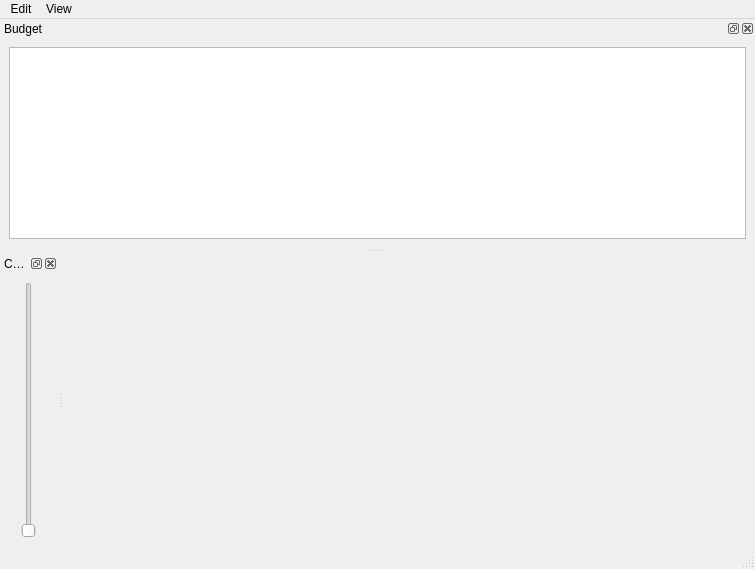
<?xml version="1.0" encoding="UTF-8"?>
<ui version="4.0">
 <class>DashboardMainWindow</class>
 <widget class="QMainWindow" name="DashboardMainWindow">
  <property name="geometry">
   <rect>
    <x>0</x>
    <y>0</y>
    <width>755</width>
    <height>569</height>
   </rect>
  </property>
  <property name="windowTitle">
   <string>Dash Board</string>
  </property>
  <widget class="QWidget" name="centralwidget"/>
  <widget class="QMenuBar" name="menubar">
   <property name="geometry">
    <rect>
     <x>0</x>
     <y>0</y>
     <width>755</width>
     <height>28</height>
    </rect>
   </property>
   <widget class="QMenu" name="menuEdit">
    <property name="title">
     <string>Edit</string>
    </property>
    <addaction name="importDataAction"/>
   </widget>
   <widget class="QMenu" name="menuView">
    <property name="title">
     <string>View</string>
    </property>
   </widget>
   <addaction name="menuEdit"/>
   <addaction name="menuView"/>
  </widget>
  <widget class="QStatusBar" name="statusbar"/>
  <widget class="QDockWidget" name="budgetDock">
   <property name="allowedAreas">
    <set>Qt::BottomDockWidgetArea|Qt::TopDockWidgetArea</set>
   </property>
   <property name="windowTitle">
    <string>Budget</string>
   </property>
   <attribute name="dockWidgetArea">
    <number>4</number>
   </attribute>
   <widget class="QWidget" name="dockWidgetContents_2">
    <layout class="QGridLayout" name="gridLayout">
     <item row="0" column="0">
      <widget class="QTableView" name="budgetTableView">
       <property name="frameShadow">
        <enum>QFrame::Plain</enum>
       </property>
      </widget>
     </item>
    </layout>
   </widget>
  </widget>
  <widget class="QDockWidget" name="sliderDock">
   <property name="allowedAreas">
    <set>Qt::LeftDockWidgetArea|Qt::RightDockWidgetArea</set>
   </property>
   <property name="windowTitle">
    <string>Control Poly Count </string>
   </property>
   <attribute name="dockWidgetArea">
    <number>1</number>
   </attribute>
   <widget class="QWidget" name="dockWidgetContents">
    <layout class="QGridLayout" name="gridLayout_2">
     <item row="0" column="0">
      <widget class="QSlider" name="polyCountSlider">
       <property name="orientation">
        <enum>Qt::Vertical</enum>
       </property>
      </widget>
     </item>
    </layout>
   </widget>
  </widget>
  <action name="importDataAction">
   <property name="text">
    <string>Import Data</string>
   </property>
  </action>
 </widget>
 <resources/>
 <connections/>
</ui>
